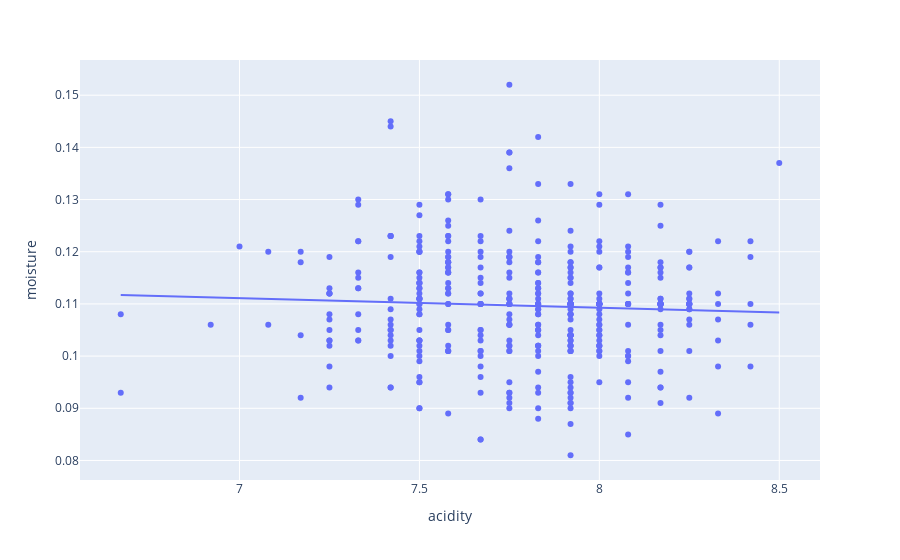

The code cell stored with this chart in its notebook:
### Markdown cell above
Data is pretty normally distributed with values clustering around 0.11 and 0.12.

### Code cell
# Scatterplot of Acidity vs. Moisture
px.scatter(coffee, x='acidity', y='moisture', trendline='ols')

### Figure 1 — Plotly figure (JSON) as saved in the notebook; plotly's stock layout.template omitted (floating-point values rounded to 4 significant figures; data arrays with more than 128 entries replaced by an {"elided": "..."} marker saying what was removed)
{"data": [{"hovertemplate": "acidity=%{x}<br>moisture=%{y}<extra></extra>", "legendgroup": "", "marker": {"color": "#636efa", "symbol": "circle"}, "mode": "markers", "name": "", "orientation": "v", "showlegend": false, "type": "scatter", "x": {"elided": "402 float values"}, "xaxis": "x", "y": {"elided": "402 float values"}, "yaxis": "y"}, {"hovertemplate": "<b>OLS trendline</b><br>moisture = -0.00182244 * acidity + 0.123866<br>R<sup>2</sup>=0.002769<br><br>acidity=%{x}<br>moisture=%{y} <b>(trend)</b><extra></extra>", "legendgroup": "", "marker": {"color": "#636efa", "symbol": "circle"}, "mode": "lines", "name": "", "showlegend": false, "type": "scatter", "x": {"elided": "402 float values"}, "xaxis": "x", "y": {"elided": "402 float values"}, "yaxis": "y"}], "layout": {"legend": {"tracegroupgap": 0}, "margin": {"t": 60}, "xaxis": {"anchor": "y", "domain": [0, 1], "title": {"text": "acidity"}}, "yaxis": {"anchor": "x", "domain": [0, 1], "title": {"text": "moisture"}}}}
